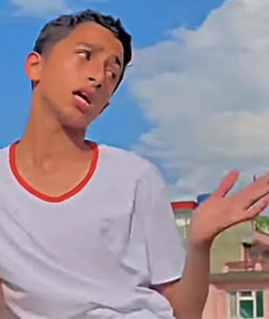
#> input picture image.png, 269 x 319 px
$ python DrawingRectangle.py
#> lines starting #> are read from the running program, lines starting #| are printed output that depends on the picture
#cv2.rectangle(img,pt1,pt2,color,thickness)
#point1=top left corner and  pount2=bottom right

import cv2

# Read the image
img = cv2.imread("image.png")
#> img is the input picture: shape (319, 269, 3); mean B, G, R 157.3, 146, 154.8

# Draw rectangles
# Top-left at (50, 50), bottom-right at (200, 200)
rect1 = cv2.rectangle(img.copy(), (50, 50), (200, 200), (0, 255, 0), 3)
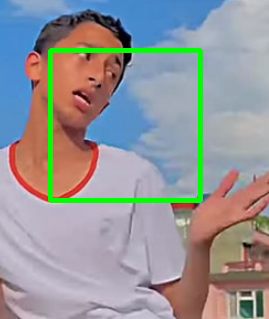
#> rect1: shape (319, 269, 3); mean B, G, R 152.4, 150, 149

# Another filled rectangle
rect2 = cv2.rectangle(img.copy(), (100, 100), (300, 300), (255, 0, 0), -1)
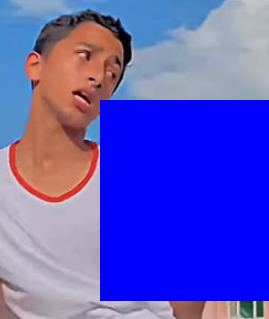
#> rect2: shape (319, 269, 3); mean B, G, R 195.9, 86.8, 92.4

# Show results
cv2.imshow("Rectangle with Border", rect1)
cv2.imshow("Filled Rectangle", rect2)

cv2.waitKey(0)
cv2.destroyAllWindows()

$ run again, with person.png copied over image.png
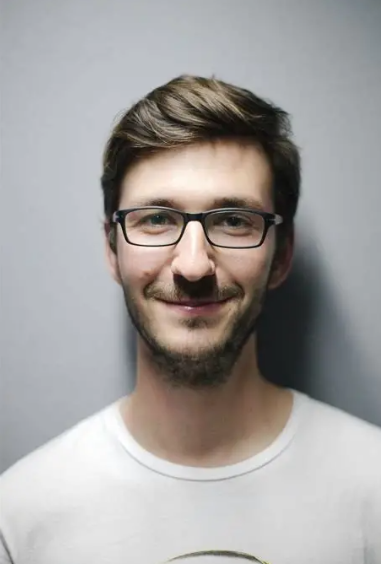
#> input picture person.png, 381 x 564 px
#> img is the input picture: shape (564, 381, 3); mean B, G, R 158.4, 159.9, 162.9
#> `rect2 = cv2.rectangle(img.copy(), (100, 100), (300, 300), (255, 0, 0),..`:
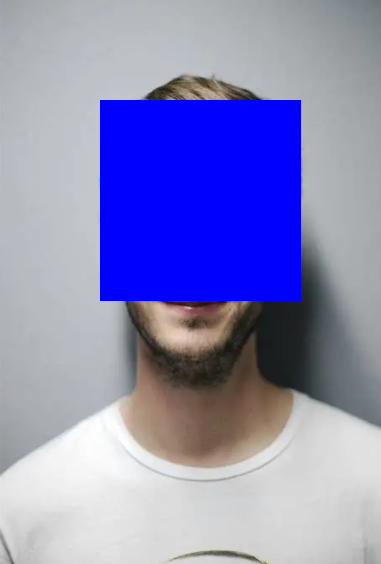
#> rect2: shape (564, 381, 3); mean B, G, R 187.4, 139.1, 139.3
